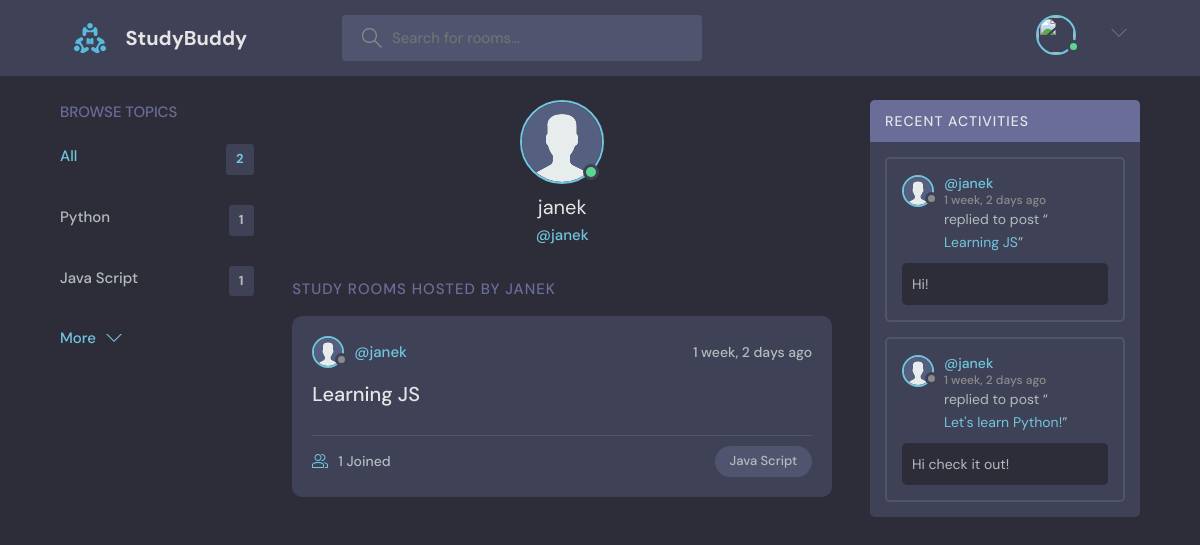
/profile/2/, run on an earlier commit of the app's database.
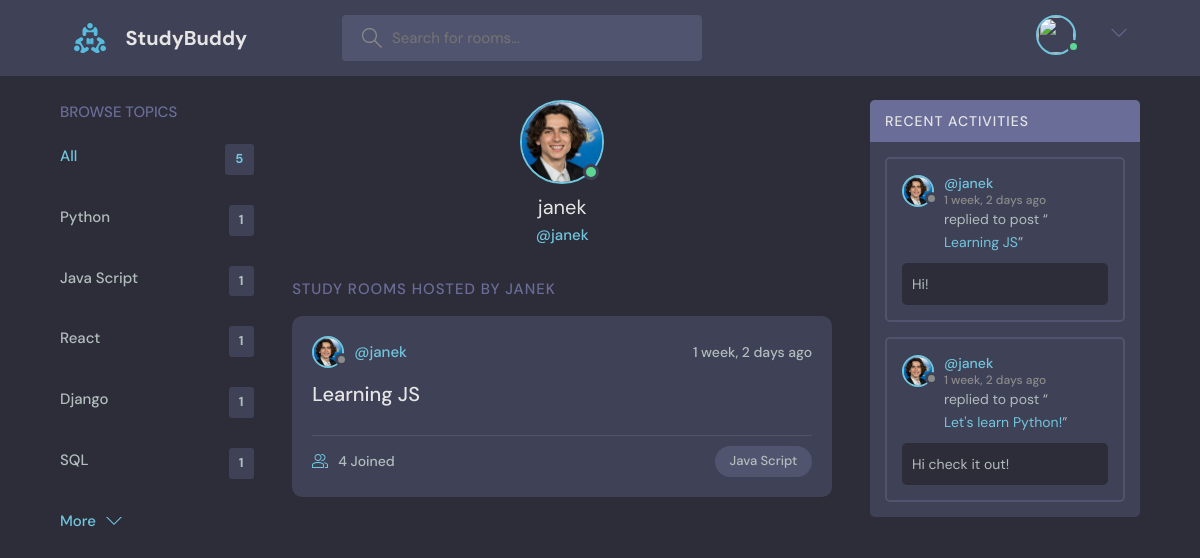
And on a later commit of the database.
### base/models.py (models this page shows, shortened)
class Topic(models.Model):
    name = models.CharField(max_length=200)

class User(AbstractUser):
    name = models.CharField(max_length = 200, null = True)
    email = models.EmailField(unique = True, null=True)
    bio = models.TextField(null=True)
    avatar = models.ImageField(null=True, default="avatar.svg")
    USERNAME_FIELD = 'email'
    REQUIRED_FIELDS = []

class Room(models.Model):
    host = models.ForeignKey(User, on_delete=models.SET_NULL, null=True)
    topic = models.ForeignKey(Topic, on_delete=models.SET_NULL, null=True)
    name = models.CharField(max_length=200)
    description = models.TextField(null=True, blank=True) #Może powstać bez opisu
    participants = models.ManyToManyField(User, related_name='participants', blank=True)
    updated = models.DateTimeField(auto_now=True)
    created = models.DateTimeField(auto_now_add=True) #zapisuje tylko pierwsze stworzenie
    class Meta:
        ordering = ['-updated', '-created']
    def __str__(self):
        return self.name

class Message(models.Model):
    user = models.ForeignKey(User, on_delete=models.CASCADE)
    room = models.ForeignKey(Room, on_delete=models.CASCADE) #Jeśli usuniemy room usuwamy messages
    body = models.TextField()
    updated = models.DateTimeField(auto_now=True)
    created = models.DateTimeField(auto_now_add=True) #zapisuje tylko pierwsze stworzenie
    class Meta:
        ordering = ['-updated', '-created']

### base/views.py (the view)
# urls.py: path('profile/<str:pk>/', views.userProfile, name="user-profile"),
def userProfile(request, pk):
    user = User.objects.get(id=pk)
    rooms = user.room_set.all() #Wszystkie dzieci usera
    room_messages = user.message_set.all()
    topics = Topic.objects.all()
    context = {'user': user, 'rooms': rooms,
                'room_messages': room_messages,
                'topics': topics}
    return render(request, 'base/profile.html', context)

### base/templates/base/profile.html (shortened to what this page needs)
{% extends 'main.html' %}
{% block content %}
  <main class="profile-page layout layout--3">
    <div class="container">
      {% include 'base/topic_component.html' %}
      <div class="roomList">
        <div class="profile">
          <div class="profile__avatar">
            <div class="avatar avatar--large active">
              <img src="{{user.avatar.url}}" />
            </div>
          </div>
          <div class="profile__info">
            <h3>{{user.username}}</h3>
            <p>@{{user.username}}</p>
          </div>
        </div>
        <div class="roomList__header">
          <div>
            <h2>Study Rooms Hosted by {{user.username}} </a>
            </h2>
          </div>
        </div>
        {% include 'base/feed_component.html' %}
      </div>
      {% include 'base/activity_component.html' %}
    </div>
  </main>
{% endblock content %}

### base/templates/base/topic_component.html
<div class="topics">
    <div class="topics__header">
      <h2>Browse Topics</h2>
    </div>
    <ul class="topics__list">
      <li>
        <a href="{% url 'home' %}" class="active">All <span>{{topics.count}}</span></a>
      </li>
      {% for topic in topics %}
      <li>
        <a href="{% url 'home' %}?q={{topic.name}}"> {{topic.name}}<span>{{topic.room_set.all.count}}</span></a>
      </li>
      {% endfor %}
    </ul>
    <a class="btn btn--link" href="{% url 'topics' %}">
      More
      <svg version="1.1" xmlns="http://www.w3.org/2000/svg" width="32" height="32" viewBox="0 0 32 32">
        <title>chevron-down</title>
        <path d="M16 21l-13-13h-3l16 16 16-16h-3l-13 13z"></path>
      </svg>
    </a>
  </div>

### base/templates/base/feed_component.html (shortened to what this page needs)
{% for room in rooms %}
<div class="roomListRoom">
    <div class="roomListRoom__header">
      <a href="{% url 'user-profile' room.host.id %}" class="roomListRoom__author">
        <div class="avatar avatar--small">
          <img src="{{room.host.avatar.url}}" />
        </div>
        <span>@{{room.host.username}}</span>
      </a>
      <div class="roomListRoom__actions">
        <span>{{room.created|timesince}} ago</span>
      </div>
    </div>
    <div class="roomListRoom__content">
      <a href="{% url 'room' room.id %}">{{room.name}}</a>
    </div>
    <div class="roomListRoom__meta">
      <a href="{% url 'room' room.id %}" class="roomListRoom__joined">
        {{room.participants.all.count}} Joined
      </a>
      <p class="roomListRoom__topic">{{room.topic.name}}</p>
    </div>
</div>
{% endfor %}

### base/templates/base/activity_component.html (shortened to what this page needs)
<div class="activities">
    <div class="activities__header">
        <h2>Recent Activities</h2>
    </div>
    {% for message in room_messages %}
    <div class="activities__box">
        <div class="activities__boxHeader roomListRoom__header">
            <a href="{% url 'user-profile' message.user.id %}" class="roomListRoom__author">
                <div class="avatar avatar--small">
                    <img src="{{message.user.avatar.url}}" />
                </div>
                <p>
                    @{{message.user.username}}
                    <span>{{message.created|timesince}} ago</span>
                </p>
            </a>
        </div>
        <div class="activities__boxContent">
            <p>replied to post “<a href="{% url 'room' message.room.id %}">{{message.room}}</a>”</p>
            <div class="activities__boxRoomContent">{{message.body}}</div>
        </div>
    </div>
    {% endfor %}
</div>

What changed in the data, as far as the page shows it:
added Topic: name "React", room_set.all.count "1"
added Topic: name "Django", room_set.all.count "1"
added Topic: name "SQL", room_set.all.count "1"
changed User "janek": avatar: picture added in place of a placeholder
changed through a linked row, Room "Learning JS": host.avatar: picture added in place of a placeholder; participants.all.count "1" → "4"
changed through a linked row, Message "Hi!": user.avatar: picture added in place of a placeholder
changed through a linked row, Message "Hi check it out!": user.avatar: picture added in place of a placeholder
Also different on the page:
{{ topics.count }}: "2" → "5"
